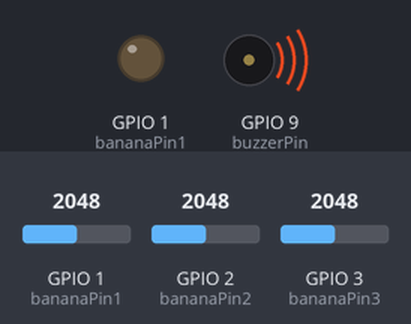
Recording of a sketch running on a simulated ESP32-S3. Shown: output pins drawn as LEDs (lit = HIGH), buzzer (waves = sounding). Inputs (shaded band) come from the test bench; at power-on: GPIO 1 (bananaPin1) = 2048, GPIO 2 (bananaPin2) = 2048, GPIO 3 (bananaPin3) = 2048. What the sketch prints to the serial monitor is not drawn.

Above: at 0.05 s.
Timing chart, 0 to 3.0 s (numbered marks = the images above):
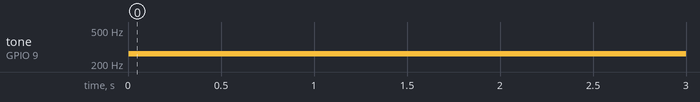

Measured:
- by itself, tone on GPIO 9 (buzzerPin): silent → 262 Hz at 0.00 s

The sketch:

banana_piano.ino
```cpp
const int bananaPin1 = A0; // Pin connected to the first banana
const int bananaPin2 = A1; // Pin connected to the second banana
const int bananaPin3 = A2; // Pin connected to the third banana
const int buzzerPin = 9; // Pin connected to the buzzer

// Threshold values for detecting touch
const int threshold = 30;

void setup() {
  Serial.begin(9600);
  pinMode(buzzerPin, OUTPUT);
}

void loop() {
  int sensorValue1 = touchRead(bananaPin1);
  int sensorValue2 = touchRead(bananaPin2);
  int sensorValue3 = touchRead(bananaPin3);

  // Debugging prints
  Serial.print("Banana 1: ");
  Serial.print(sensorValue1);
  Serial.print("  Banana 2: ");
  Serial.print(sensorValue2);
  Serial.print("  Banana 3: ");
  Serial.println(sensorValue3);

  if (sensorValue1 > threshold) {
    playTone(262); // C note
  } else if (sensorValue2 > threshold) {
    playTone(294); // D note
  } else if (sensorValue3 > threshold) {
    playTone(330); // E note
  } else {
    noTone(buzzerPin);
  }

  delay(100);
}

// Function to read touch sensor value
int touchRead(int pin) {
  pinMode(pin, OUTPUT);
  digitalWrite(pin, LOW);
  delay(1);

  pinMode(pin, INPUT);
  int value = analogRead(pin);
  return value;
}

// Function to play a tone
void playTone(int frequency) {
  tone(buzzerPin, frequency);
}
```
